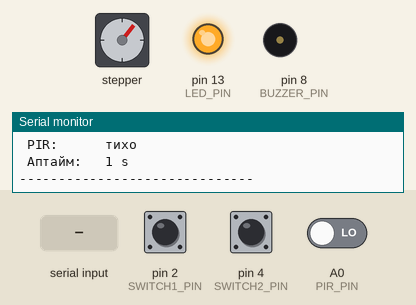
This program was run on a simulated Arduino Uno, built with avr-gcc and run on an emulated ATmega328P. Shown: stepper motor, output pins drawn as LEDs (lit = HIGH), buzzer (waves = sounding), the last lines printed to the serial monitor. Dashed ring = blinking. The inputs (shaded band) are chosen by the test bench; at power-on: pin 2 (SWITCH1_PIN) HIGH, pin 4 (SWITCH2_PIN) HIGH, A0 (PIR_PIN) LOW. Stepper angles assume 2048 steps per turn.

Above: at 1.9 s.
2.0 s: "2\n" received over Serial
At 3.03 s:
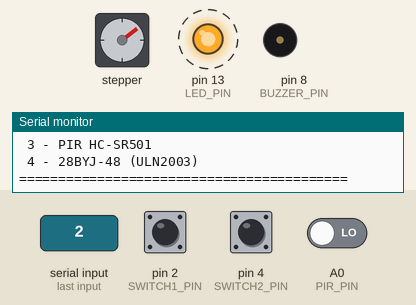
5.0 s: pin 2 (SWITCH1_PIN) pulled LOW for 0.15 s
At 5.17 s:
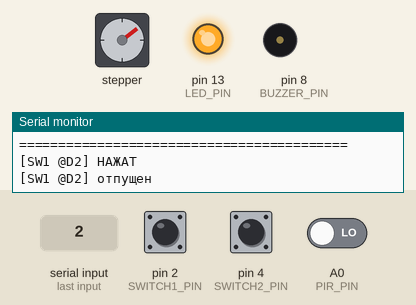
8.0 s: "90,45\n" received over Serial
At 9.37 s:
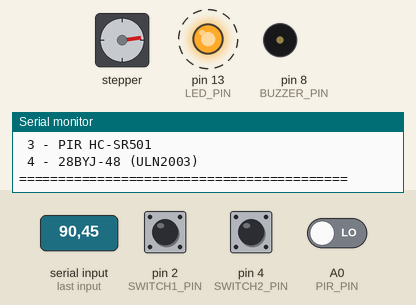
11.0 s: "30,150\n" received over Serial
At 12.5 s:
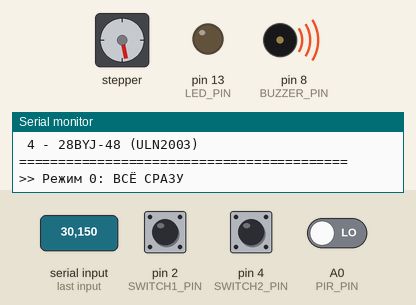
14.0 s: pin 4 (SWITCH2_PIN) pulled LOW for 3.2 s
At 15.16 s:
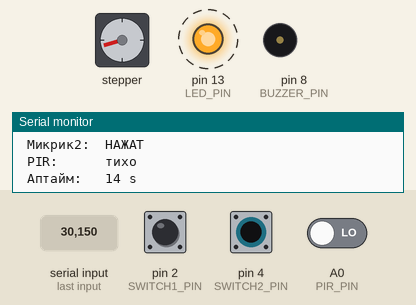
18.7 s: A0 (PIR_PIN) driven HIGH
At 23.34 s:
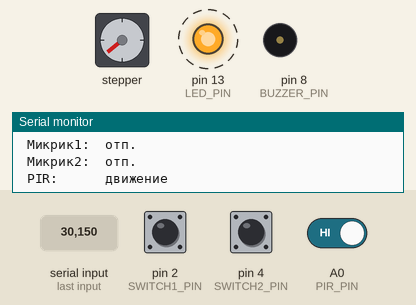
Timing chart, 0 to 27.7 s (numbered marks = the images above; inputs shaded):
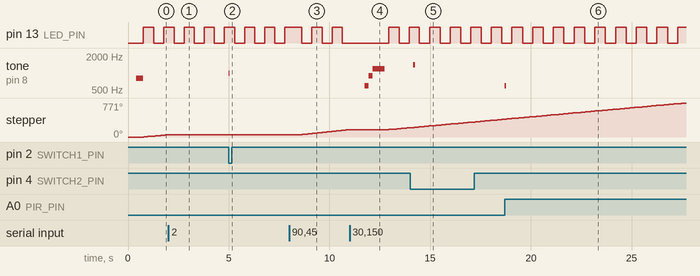

The program:

main.cpp
```cpp
/*
 * AutoRack — Firmware Rack (Arduino Uno) — ЕДИНЫЙ ТЕСТ КОМПОНЕНТОВ
 * ==================================================================
 * Порт ESP32-тестов (01–05) на Arduino Uno R3.
 * Тестируется ВСЁ, КРОМЕ шагового двигателя NEMA 17 / DRV8825
 * (для него отдельный скетч — см. nema_test.cpp).
 *
 * Что тестируется здесь:
 *   - Зуммер (пассивный)
 *   - Концевики 1 и 2 (KW11-3Z, микрики)
 *   - PIR HC-SR501
 *   - Шаговый двигатель 28BYJ-48 через драйвер ULN2003
 *   - Встроенный светодиод (D13)
 *
 * ------------------------------------------------------------------
 * РАСПИНОВКА (Arduino Uno R3):
 *
 *   Зуммер   + / S   -> D8
 *            − / GND -> GND
 *   Концевик 1 NO    -> D2      COM -> GND   (INPUT_PULLUP)
 *   Концевик 2 NO    -> D4      COM -> GND   (INPUT_PULLUP)
 *   PIR HC-SR501 OUT -> A0      VCC -> 5В, GND -> GND
 *   ULN2003  IN1     -> D5
 *            IN2     -> D6
 *            IN3     -> D7
 *            IN4     -> D10
 *            VCC     -> +5В (внешний, >=1А)
 *            GND     -> GND (общий с Uno!)
 *   5-pin разъём     -> 28BYJ-48
 *   Встроенный LED   -> D13 (уже на плате)
 *
 *   NEMA 17 / DRV8825 — в этом скетче НЕ используется,
 *   см. отдельный nema_test.cpp (STEP/DIR/EN/endstop).
 *
 * ------------------------------------------------------------------
 * WHY (отличия от ESP32-версии):
 *   - У Uno нет Serial.printf -> используем print + F() (экономия RAM).
 *   - Пины ESP32 (25/26/27/32/33/34/...) на Uno отсутствуют
 *     -> переназначены на существующие цифровые/аналоговые.
 *   - tone() на Uno занимает таймер2 (D3/D11) -> под датчики
 *     эти пины не занимаем (PIR на A0), чтобы не было наводок.
 *
 * Питание: Uno от USB. 12В на Uno НЕ подавать.
 * Serial Monitor: 9600.
 */

#include <Arduino.h>
#include <Stepper.h>

// ================== ПИНЫ ==================
#define BUZZER_PIN    8
#define SWITCH1_PIN   2
#define SWITCH2_PIN   4
#define PIR_PIN       A0
#define LED_PIN       13

#define IN1  5
#define IN2  6
#define IN3  7
#define IN4  10

// ================== НАСТРОЙКИ ==================
#define STEPS_PER_REV   2048
#define MOTOR_RPM       8       // рабочая скорость 28BYJ-48
#define STEPS_PER_TICK  8       // порция шагов за "тик"
#define DEBOUNCE_MS     30
#define STATUS_PERIOD_MS 1000
#define PIR_WARMUP_MS   8000    // для теста: 8с, в реальности 30-60с

Stepper motor(STEPS_PER_REV, IN1, IN3, IN2, IN4);

// ================== РЕЖИМЫ ==================
// 0 = всё сразу (интеграция), 1 = зуммер, 2 = концевики,
// 3 = PIR, 4 = 28BYJ-48
int g_mode = 0;

// ================== СОСТОЯНИЕ ==================
int direction = +1;
int sw1Last = HIGH, sw2Last = HIGH;
unsigned long sw1Change = 0, sw2Change = 0;
unsigned long pirLastChange = 0;

bool beepActive = false;
unsigned long beepStopAt = 0;

unsigned long lastStatus = 0;
unsigned long lastStepTime = 0;
unsigned long lastLedBlink = 0;
bool ledState = false;

// ================== ХЕЛПЕРЫ ==================

// Неблокирующий "бип".
void startBeep(unsigned int freq, unsigned long ms) {
  tone(BUZZER_PIN, freq);
  beepActive = true;
  beepStopAt = millis() + ms;
}

void updateBeep() {
  if (beepActive && millis() >= beepStopAt) {
    noTone(BUZZER_PIN);
    beepActive = false;
  }
}

// Мигание встроенным LED (1 Гц), чтобы видеть что скетч жив.
void updateLed(unsigned long now) {
  if (now - lastLedBlink >= 500) {
    lastLedBlink = now;
    ledState = !ledState;
    digitalWrite(LED_PIN, ledState ? HIGH : LOW);
  }
}

void printMenu() {
  Serial.println();
  Serial.println(F("======== МЕНЮ ТЕСТА (введи цифру) ========"));
  Serial.println(F(" 0 - ВСЁ СРАЗУ (интеграция, как тест 05)"));
  Serial.println(F(" 1 - Зуммер"));
  Serial.println(F(" 2 - Концевики"));
  Serial.println(F(" 3 - PIR HC-SR501"));
  Serial.println(F(" 4 - 28BYJ-48 (ULN2003)"));
  Serial.println(F("=========================================="));
}

void printHeader() {
  Serial.println();
  Serial.println(F("========================================="));
  Serial.println(F(" AutoRack — тест компонентов (Uno R3)"));
  Serial.println(F("-----------------------------------------"));
  Serial.println(F(" Зуммер:  D8"));
  Serial.println(F(" Микрик1: D2    Микрик2: D4"));
  Serial.println(F(" PIR:     A0"));
  Serial.println(F(" ULN2003: 5/6/7/10 -> 28BYJ-48"));
  Serial.println(F(" LED:     D13 (мигает)"));
  Serial.println(F("-----------------------------------------"));
  Serial.println(F(" NEMA17/DRV8825 — отдельный скетч!"));
  Serial.println(F("========================================="));
}

// ---- Обработка Serial-команд (выбор режима) ----
void handleSerial() {
  while (Serial.available()) {
    char c = Serial.read();
    if (c >= '0' && c <= '4') {
      g_mode = c - '0';
      // сброс состояния при смене режима
      direction = +1;
      Serial.println();
      Serial.print(F(">> Режим "));
      Serial.print(g_mode);
      switch (g_mode) {
        case 0: Serial.println(F(": ВСЁ СРАЗУ")); break;
        case 1: Serial.println(F(": Зуммер (играю 3 ноты)")); break;
        case 2: Serial.println(F(": Концевики — дави микрики")); break;
        case 3: Serial.println(F(": PIR — маши рукой, нужен прогрев!")); break;
        case 4: Serial.println(F(": 28BYJ-48 — мотор вперёд/назад")); break;
      }
      if (g_mode == 1) {
        // тест зуммера: 3 ноты
        startBeep(600, 150);
        delay(200); startBeep(900, 150);
        delay(200); startBeep(1200, 200);
        Serial.println(F(" Если слышал 3 ноты — зуммер ОК."));
      }
      if (g_mode == 3) {
        Serial.println(F(" Прогрев PIR, ждём несколько секунд..."));
      }
      if (g_mode == 4) {
        motor.setSpeed(MOTOR_RPM);
      }
      printMenu();
    }
  }
}

// ================== ТЕСТЫ ПО ОТДЕЛЬНОСТИ ==================

void testBuzzer(unsigned long now) {
  // Каждые 2 секунды короткий бип, чтобы слышать что зуммер жив.
  static unsigned long last = 0;
  if (!beepActive && now - last >= 2000) {
    last = now;
    startBeep(1000, 100);
    Serial.println(F("[BUZZER] бип"));
  }
}

void testSwitches(unsigned long now) {
  int s1 = digitalRead(SWITCH1_PIN);
  if (s1 != sw1Last && (now - sw1Change) > DEBOUNCE_MS) {
    sw1Change = now; sw1Last = s1;
    Serial.print(F("[SW1 @D2] "));
    Serial.println(s1 == LOW ? F("НАЖАТ") : F("отпущен"));
    if (s1 == LOW) startBeep(1000, 60);
  }
  int s2 = digitalRead(SWITCH2_PIN);
  if (s2 != sw2Last && (now - sw2Change) > DEBOUNCE_MS) {
    sw2Change = now; sw2Last = s2;
    Serial.print(F("[SW2 @D4] "));
    Serial.println(s2 == LOW ? F("НАЖАТ") : F("отпущен"));
    if (s2 == LOW) startBeep(1400, 60);
  }
}

void testPir(unsigned long now) {
  static int pirLast = LOW;
  static bool warmedUp = false;
  static unsigned long startTime = 0;

  if (!warmedUp) {
    if (startTime == 0) startTime = now;
    if (now - startTime >= PIR_WARMUP_MS) {
      warmedUp = true;
      Serial.println(F("[PIR] прогрев завершён, маши рукой"));
    }
    return;
  }

  int p = digitalRead(PIR_PIN);
  if (p != pirLast && (now - pirLastChange) > 200) {
    pirLastChange = now; pirLast = p;
    Serial.println(p == HIGH ? F("[PIR] ДВИЖЕНИЕ") : F("[PIR] тихо"));
    if (p == HIGH) startBeep(600, 50);
  }
}

void testStepper(unsigned long now) {
  // Неблокирующее движение порциями + реверс по концевикам.
  if (now - lastStepTime >= 2) {   // ~500 шаг/сек
    lastStepTime = now;
    motor.step(direction * STEPS_PER_TICK);
  }
  int s1 = digitalRead(SWITCH1_PIN);
  if (s1 == LOW) { direction = -1; }
  int s2 = digitalRead(SWITCH2_PIN);
  if (s2 == LOW) { direction = +1; }
}

void testIntegration(unsigned long now) {
  // Двигаем мотор по концевикам
  if (now - lastStepTime >= 2) {
    lastStepTime = now;
    motor.step(direction * STEPS_PER_TICK);
  }

  int s1 = digitalRead(SWITCH1_PIN);
  if (s1 != sw1Last && (now - sw1Change) > DEBOUNCE_MS) {
    sw1Change = now; sw1Last = s1;
    if (s1 == LOW) {
      Serial.println(F("[SW1 @D2] НАЖАТ -> РЕВЕРС + бип"));
      startBeep(1000, 70);
      direction = -1;
    }
  }
  int s2 = digitalRead(SWITCH2_PIN);
  if (s2 != sw2Last && (now - sw2Change) > DEBOUNCE_MS) {
    sw2Change = now; sw2Last = s2;
    if (s2 == LOW) {
      Serial.println(F("[SW2 @D4] НАЖАТ -> РЕВЕРС + бип"));
      startBeep(1400, 70);
      direction = +1;
    }
  }

  // PIR
  int p = digitalRead(PIR_PIN);
  static int pirLast = LOW;
  if (p != pirLast && (now - pirLastChange) > 200) {
    pirLastChange = now; pirLast = p;
    if (p == HIGH) {
      Serial.println(F("[PIR @A0] ДВИЖЕНИЕ"));
      startBeep(600, 50);
    } else {
      Serial.println(F("[PIR @A0] движение прекратилось"));
    }
  }

  // Сводный статус раз в секунду
  if (now - lastStatus >= STATUS_PERIOD_MS) {
    lastStatus = now;
    Serial.println(F("----------- STATUS -----------"));
    Serial.print(F(" Мотор:    "));
    Serial.println(direction > 0 ? F("вперёд") : F("назад"));
    Serial.print(F(" Микрик1:  "));
    Serial.println(digitalRead(SWITCH1_PIN) == LOW ? F("НАЖАТ") : F("отп."));
    Serial.print(F(" Микрик2:  "));
    Serial.println(digitalRead(SWITCH2_PIN) == LOW ? F("НАЖАТ") : F("отп."));
    Serial.print(F(" PIR:      "));
    Serial.println(digitalRead(PIR_PIN) == HIGH ? F("движение") : F("тихо"));
    Serial.print(F(" Аптайм:   "));
    Serial.print(now / 1000);
    Serial.println(F(" s"));
    Serial.println(F("------------------------------"));
  }
}

// ================== SETUP / LOOP ==================

void setup() {
  Serial.begin(9600);

  pinMode(LED_PIN, OUTPUT);
  pinMode(SWITCH1_PIN, INPUT_PULLUP);
  pinMode(SWITCH2_PIN, INPUT_PULLUP);
  pinMode(PIR_PIN, INPUT);

  motor.setSpeed(MOTOR_RPM);

  printHeader();
  Serial.println(F(" Стартовый бип зуммера..."));
  startBeep(800, 150);

  sw1Last = digitalRead(SWITCH1_PIN);
  sw2Last = digitalRead(SWITCH2_PIN);

  printMenu();
  Serial.println(F(" (по умолчанию режим 0 = ВСЁ СРАЗУ)"));
}

void loop() {
  unsigned long now = millis();

  handleSerial();
  updateBeep();
  updateLed(now);

  switch (g_mode) {
    case 1: testBuzzer(now); break;
    case 2: testSwitches(now); break;
    case 3: testPir(now); break;
    case 4: testStepper(now); break;
    default: testIntegration(now); break;
  }
}
```

Measured:
- after the input at 2.0 s, stepper: stops changing and stays 53°
- after the input at 5.0 s, tone on pin 8 (BUZZER_PIN): silent → 1000 Hz at once, → silent 0.06 s later
- after the input at 8.0 s, stepper: keeps turning clockwise at about 48°/s, starting after 0.59 s
- after the input at 11.0 s, tone on pin 8 (BUZZER_PIN): silent → 600 Hz after 0.75 s, → 900 Hz 0.20 s later, → 1200 Hz 0.20 s later, → silent 0.58 s later
- after the input at 14.0 s, tone on pin 8 (BUZZER_PIN): silent → 1400 Hz after 0.17 s, → silent 0.09 s later
- after the input at 18.7 s, tone on pin 8 (BUZZER_PIN): silent → 600 Hz at once, → silent 0.06 s later
- by itself, pin 13 (LED_PIN): alternates HIGH for 0.52 s and LOW for 0.50 s
- by itself, stepper: keeps turning clockwise at about 43°/s
